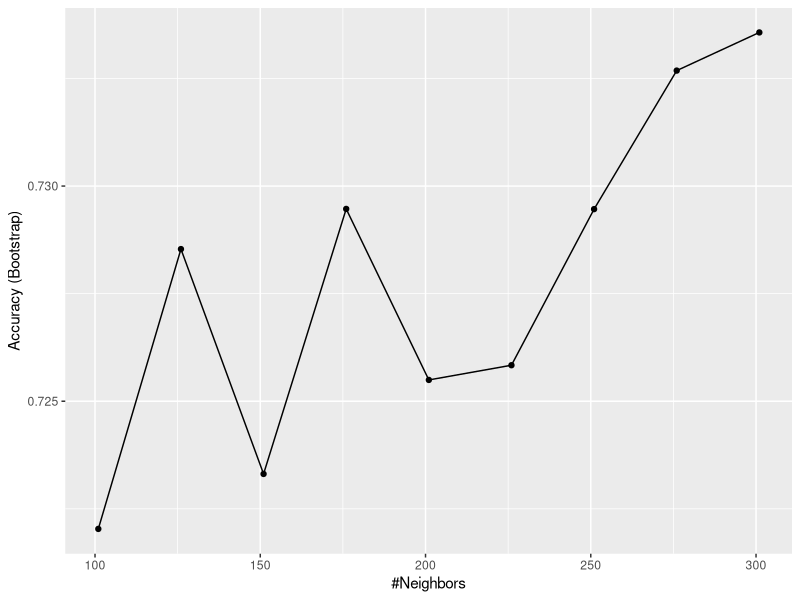

Recreate this plot in R.
library(tidyverse)
library(caret)

set.seed(1996)
n <- 1000
p <- 10000
x <- matrix(rnorm(n*p), n, p)
colnames(x) <- paste("x", 1:ncol(x), sep = "_")
y <- rbinom(n, 1, 0.5) %>% factor()

x_subset <- x[ ,sample(p, 100)]

set.seed(1)
fit <- train(x_subset, y, method = "glm")
fit$results

#---------------------------------------------
pvals <- rep(0, ncol(x))
for (i in 1:ncol(x)) {
  pvals[i] <- t.test(x[,i][y==0], x[,i][y==1], var.equal=TRUE)$p.value
}

x_subset <- x[, which(pvals < 0.01)]
set.seed(1)
fit <- train(x_subset, y, method = "glm")
fit$results

#---------------------------------------
set.seed(1)
fit <- train(x_subset, y, method = "knn", tuneGrid = data.frame(k = seq(101, 301, 25)))
ggplot(fit)